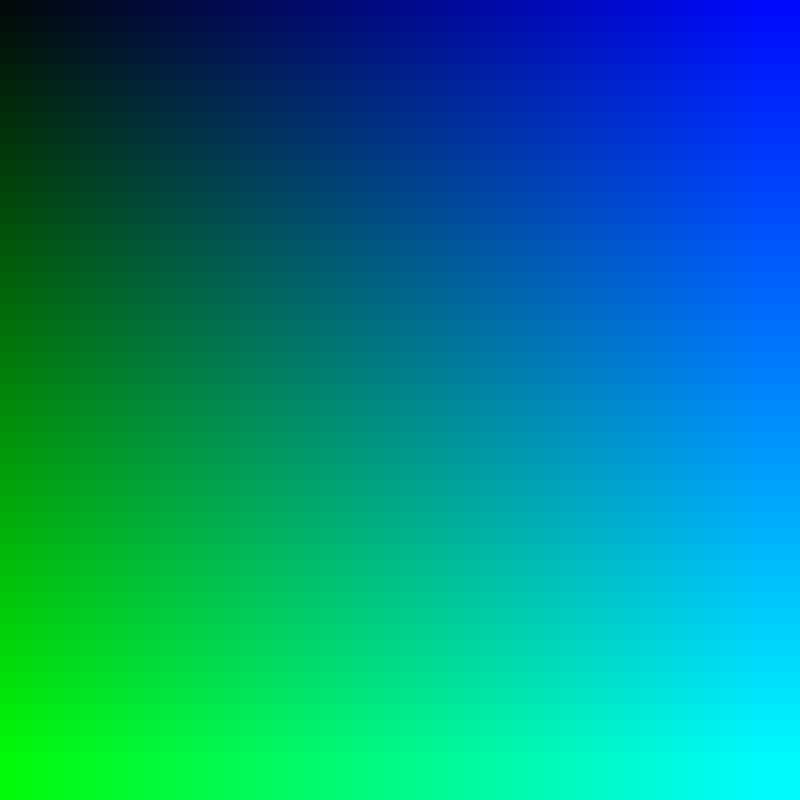
Frame 1 (no input)
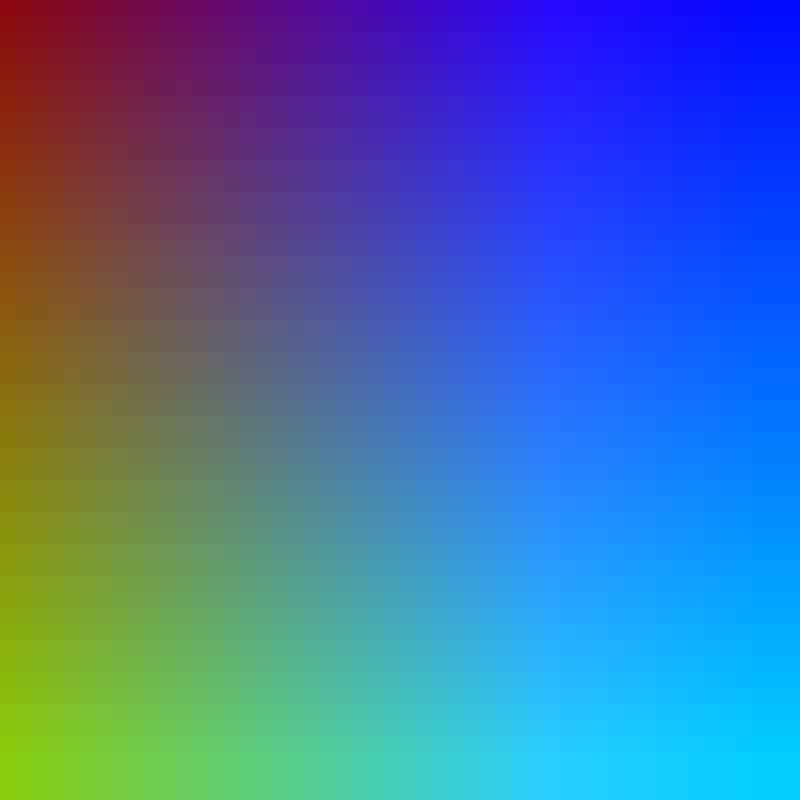
Frame 60 (no input)
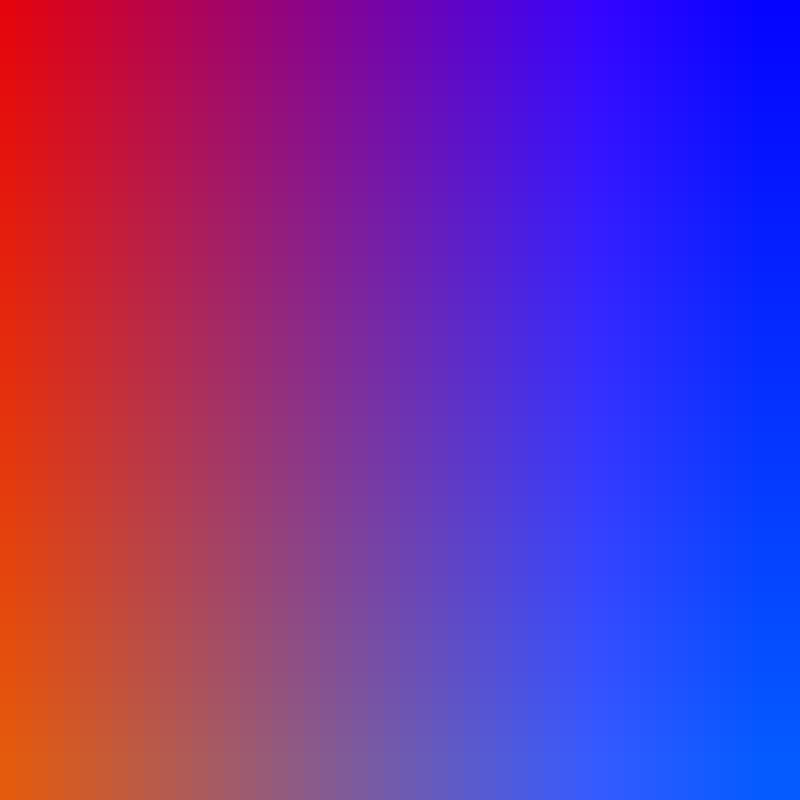
Frame 120 (the mouse pressed at the canvas centre since frame 60)

The p5.js sketch that drew these frames (run headless with seeded random() and noise() and a simulated clock; from frame 60 on, the mouse is pressed at the canvas centre):

// p5.js sketch
// ── sketch.js
// dima_
// Dima Konev
// 

var circles;
function setup() {
    createCanvas(800, 800);
    background(255);

    circles = new Circles();
    rectMode(CENTER);
    noStroke();
}

function draw() {
    circles.display();
}

function Circles() { 
    this.display = function() {
        var p = 50;
        var s = 16;
        var mr = Math.abs(Math.sin(frameCount * 0.01));
        var mg = Math.abs(Math.cos(frameCount * 0.01));
        var mb = Math.abs(Math.sin(frameCount * 0.01) + Math.cos(frameCount * 0.01));
        for(var i = 0; i < p; i++) {
            for (var j = 0; j < p; j++) {
                fill((255-(i/p * 255)) * mr, j/p * 255 * mg, i/p * 255 * mb);
                if (frameCount % (i+j+1) == 0) {
                    rect(i * s, j * s, s * 4, s * 4);
                }
                else {
                    rect(i * s, j * s, s * 4, s * 4);
                }
            }
        }
    }
}
function grid() {
    var res = 10;
    stroke(0, 0, 0);
    strokeWeight(1);
    for (var i = 0; i < Math.max(width, height); i += res) {
        line(0, i, width, i);
        line(i, 0, i, height);
    }
}
